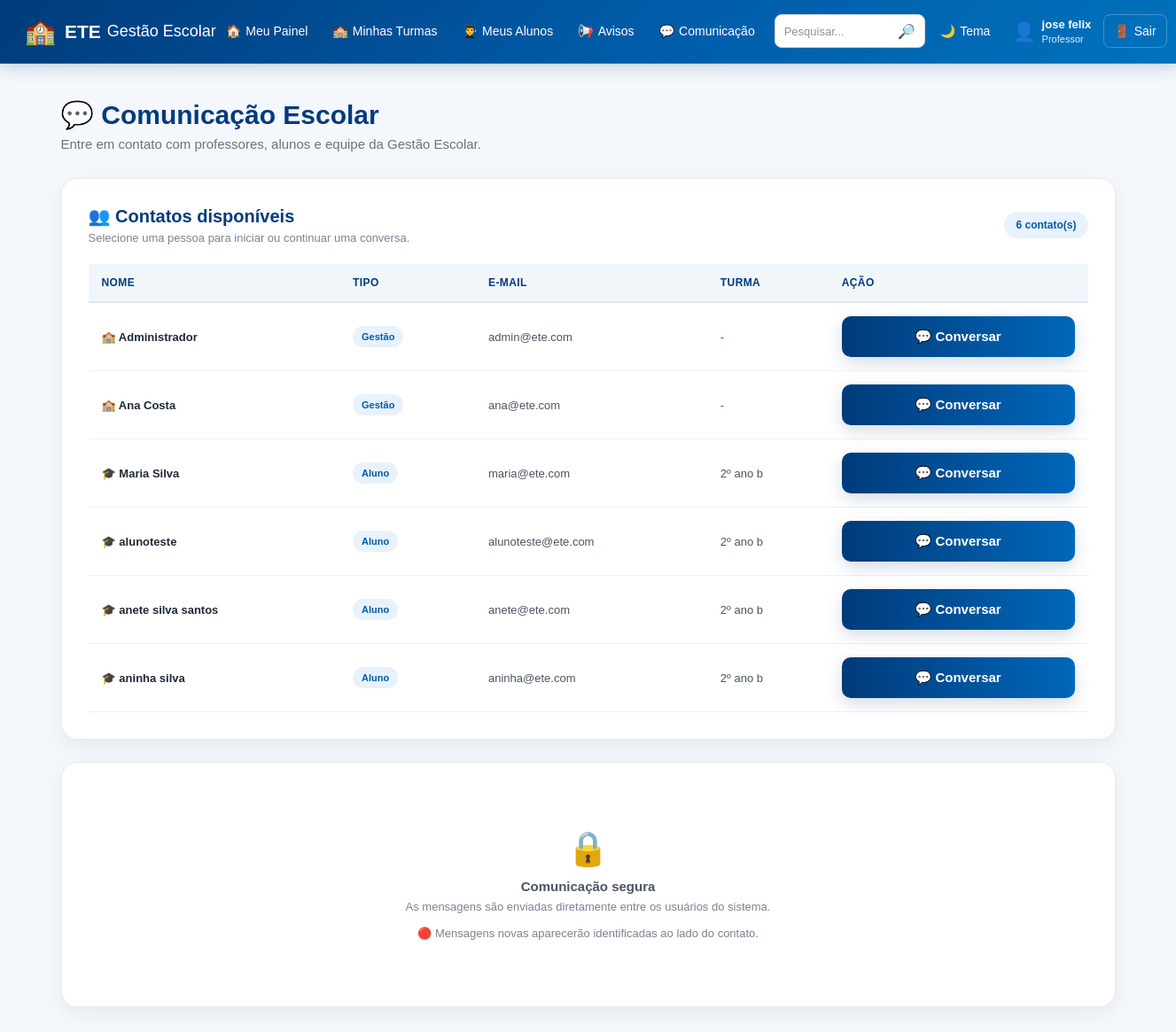
Screenshot of /comunicacao (signed in) with the database file from the repository.
### tables this page shows
CREATE TABLE usuarios (

            id INTEGER PRIMARY KEY AUTOINCREMENT,

            nome TEXT NOT NULL,

            email TEXT NOT NULL,

            tipo TEXT NOT NULL,

            telefone TEXT,

            turma TEXT

        , senha TEXT, primeiro_acesso INTEGER DEFAULT 0);

### app.py (the view, shortened to what this page needs)
@app.route("/comunicacao")
def comunicacao():
    if "usuario_id" not in session:
        return redirect(
            url_for("inicio")
        )
    conexao = conectar()
    usuario_id = session["usuario_id"]
    usuario_tipo = session["usuario_tipo"]
    contatos = []
    if usuario_tipo == "aluno":
        aluno = conexao.execute(
            """
            SELECT turma
            FROM usuarios
            WHERE id = ?
            """,
            (usuario_id,)
        ).fetchone()
        if aluno and aluno["turma"]:
            contatos = conexao.execute(
                """
                SELECT
                    id,
                    nome,
                    email,
                    tipo,
                    turma
                FROM usuarios
                WHERE id != ?
                AND
                (
                    tipo = 'gestao'
                    OR
                    (
                        tipo = 'professor'
                        AND turma = ?
                    )
                )
                ORDER BY
                    CASE
                        WHEN tipo = 'gestao' THEN 1
                        WHEN tipo = 'professor' THEN 2
                        ELSE 3
                    END,
                    nome
                """,
                (
                    usuario_id,
                    aluno["turma"]
                )
            ).fetchall()
        else:
            contatos = conexao.execute(
                """
                SELECT
                    id,
                    nome,
                    email,
                    tipo,
                    turma
                FROM usuarios
                WHERE id != ?
                AND tipo = 'gestao'
                ORDER BY nome
                """,
                (usuario_id,)
            ).fetchall()
    elif usuario_tipo == "professor":
        professor = conexao.execute(
            """
            SELECT turma
            FROM usuarios
            WHERE id = ?
            """,
            (usuario_id,)
        ).fetchone()
        if professor and professor["turma"]:
            contatos = conexao.execute(
                """
                SELECT
                    id,
                    nome,
                    email,
                    tipo,
                    turma
                FROM usuarios
                WHERE id != ?
                AND
                (
                    tipo = 'gestao'
                    OR
                    (
                        tipo = 'aluno'
                        AND turma = ?
                    )
                )
                ORDER BY
                    CASE
                        WHEN tipo = 'gestao' THEN 1
                        WHEN tipo = 'aluno' THEN 2
                        ELSE 3
                    END,
                    nome
                """,
                (
                    usuario_id,
                    professor["turma"]
                )
            ).fetchall()
    contatos_com_mensagens = []
    for contato in contatos:
        nao_lidas = conexao.execute(
            """
            SELECT COUNT(*)
            FROM mensagens
            WHERE remetente_id = ?
            AND destinatario_id = ?
            AND lida = 0
            """,
            (
                contato["id"],
                usuario_id
            )
        ).fetchone()[0]
        contato_dict = dict(contato)
        contato_dict["nao_lidas"] = nao_lidas
        contatos_com_mensagens.append(
            contato_dict
        )
    conexao.close()
    return render_template(
        "comunicacao.html",
        contatos=contatos_com_mensagens,
        usuario_nome=session["usuario_nome"],
        usuario_tipo=session["usuario_tipo"]
    )

### banco.py (called while the page is built)
def conectar():
    conexao = sqlite3.connect("gestao_escolar.db")
    conexao.row_factory = sqlite3.Row
    return conexao

### templates/comunicacao.html (shortened to what this page needs)
<!DOCTYPE html>
<html lang="pt-BR">
<head>
    <link
        rel="stylesheet"
        href="{{ url_for('static', filename='style.css') }}"
    >
</head>
<body>
{% include "menu.html" %}
<main class="dashboard">
    <div class="dashboard-title">
        <h2>
            💬 Comunicação Escolar
        </h2>
        <p>
            Entre em contato com professores,
            alunos e equipe da Gestão Escolar.
        </p>
    </div>
    <section class="content-card">
        <div class="section-header">
            <div>
                <h3>
                    👥 Contatos disponíveis
                </h3>
                <p>
                    Selecione uma pessoa para iniciar
                    ou continuar uma conversa.
                </p>
            </div>
            <span class="total-badge">
                {{ contatos|length }} contato(s)
            </span>
        </div>
        {% if contatos %}
            <div class="table-container">
                <table>
                    <thead>
                        <tr>
                            <th>
                                Nome
                            </th>
                            <th>
                                Tipo
                            </th>
                            <th>
                                E-mail
                            </th>
                            <th>
                                Turma
                            </th>
                            <th>
                                Ação
                            </th>
                        </tr>
                    </thead>
                    <tbody>
                        {% for contato in contatos %}
                        <tr>
                            <td>
                                <strong>
                                    {% if contato['tipo'] == 'professor' %}
                                        👨‍🏫
                                    {% elif contato['tipo'] == 'aluno' %}
                                        🎓
                                    {% elif contato['tipo'] == 'gestao' %}
                                        🏫
                                    {% else %}
                                        👤
                                    {% endif %}
                                    {{ contato['nome'] }}
                                </strong>
                            </td>
                            <td>
                                <span class="badge">
                                    {% if contato['tipo'] == 'professor' %}
                                        Professor
                                    {% elif contato['tipo'] == 'aluno' %}
                                        Aluno
                                    {% elif contato['tipo'] == 'gestao' %}
                                        Gestão
                                    {% else %}
                                        {{ contato['tipo'] }}
                                    {% endif %}
                                </span>
                            </td>
                            <td>
                                {{ contato['email'] }}
                            </td>
                            <td>
                                {{ contato['turma'] or '-' }}
                            </td>
                            <td>
                                <a
                                    href="{{ url_for('conversa', contato_id=contato['id']) }}"
                                    class="btn-login"
                                >
                                    💬 Conversar
                                </a>
                            </td>
                        </tr>
                        {% endfor %}
                    </tbody>
                </table>
            </div>
        {% endif %}
    </section>
    <section class="content-card">
        <div class="empty-message">
            <div class="empty-icon">
                🔒
            </div>
            <strong>
                Comunicação segura
            </strong>
            <span>
                As mensagens são enviadas diretamente
                entre os usuários do sistema.
                <br><br>
                🔴 Mensagens novas aparecerão
                identificadas ao lado do contato.
            </span>
        </div>
    </section>
</main>
</body>
</html>

### templates/menu.html (shortened to what this page needs)
<!DOCTYPE html>
<html lang="pt-BR">
<head>
    <link
        rel="stylesheet"
        href="{{ url_for('static', filename='style.css') }}"
    >
</head>
<body>
    <header class="topo">
        <div class="topo-logo">
            <span class="logo-icone">🏫</span>
            <div class="logo-texto">
                <strong>ETE</strong>
                <span>Gestão Escolar</span>
            </div>
        </div>
        <nav class="menu-principal">
            {% if usuario_tipo == "professor" %}
                <a
                    href="{{ url_for('professor') }}"
                    class="menu-item"
                >
                    🏠
                    <span>Meu Painel</span>
                </a>
                <a
                    href="{{ url_for('turmas_page') }}"
                    class="menu-item"
                >
                    🏫
                    <span>Minhas Turmas</span>
                </a>
                <a
                    href="{{ url_for('meus_alunos') }}"
                    class="menu-item"
                >
                    👨‍🎓
                    <span>Meus Alunos</span>
                </a>
                <a
                    href="{{ url_for('avisos_page') }}"
                    class="menu-item"
                >
                    📢
                    <span>Avisos</span>
                </a>
                <a
                    href="{{ url_for('comunicacao') }}"
                    class="menu-item"
                >
                    💬
                    <span>Comunicação</span>
                </a>
            {% endif %}
            <div class="menu-pesquisa">
                <input
                    type="text"
                    name="pesquisa"
                    placeholder="Pesquisar..."
                    aria-label="Pesquisar no sistema"
                >
                <button
                    type="button"
                    title="Pesquisa"
                >
                    🔎
                </button>
            </div>
            <button
                type="button"
                class="menu-botao"
                title="Alterar tema"
            >
                🌙
                <span>Tema</span>
            </button>
            <a
                href="{{ url_for('perfil') }}"
                class="menu-usuario"
            >
                <span class="usuario-icone">
                </span>
                <span class="usuario-info">
                    <strong>
                        {{ usuario_nome }}
                    </strong>
                    <small>
                        {{ usuario_tipo|capitalize }}
                    </small>
                </span>
            </a>
            <a
                href="{{ url_for('logout') }}"
                class="menu-sair"
            >
                🚪
                <span>Sair</span>
            </a>
        </nav>
    </header>
</body>
</html>

### rows the page displays
usuarios: nome "jose felix", tipo "Professor"
usuarios: nome "Administrador", tipo "Gestão", email "admin@ete.com", turma "-"
usuarios: nome "Ana Costa", tipo "Gestão", email "ana@ete.com", turma "-"
usuarios: nome "Maria Silva", tipo "Aluno", email "maria@ete.com", turma "2º ano b"
usuarios: nome "alunoteste", tipo "Aluno", email "alunoteste@ete.com", turma "2º ano b"
usuarios: nome "anete silva santos", tipo "Aluno", email "anete@ete.com", turma "2º ano b"
usuarios: nome "aninha silva", tipo "Aluno", email "aninha@ete.com", turma "2º ano b"

### other values shown
{{ contatos|length }} "6"
